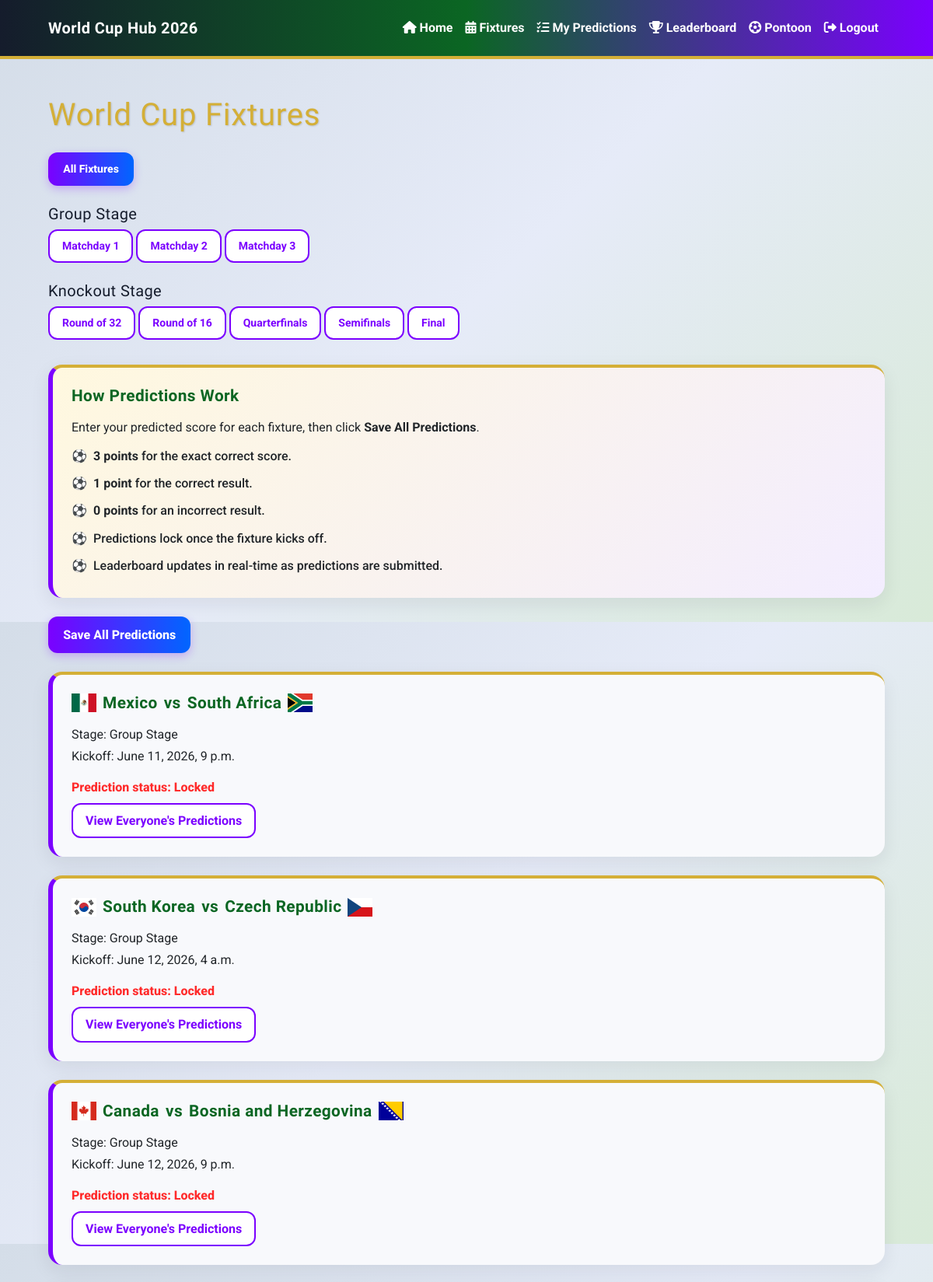
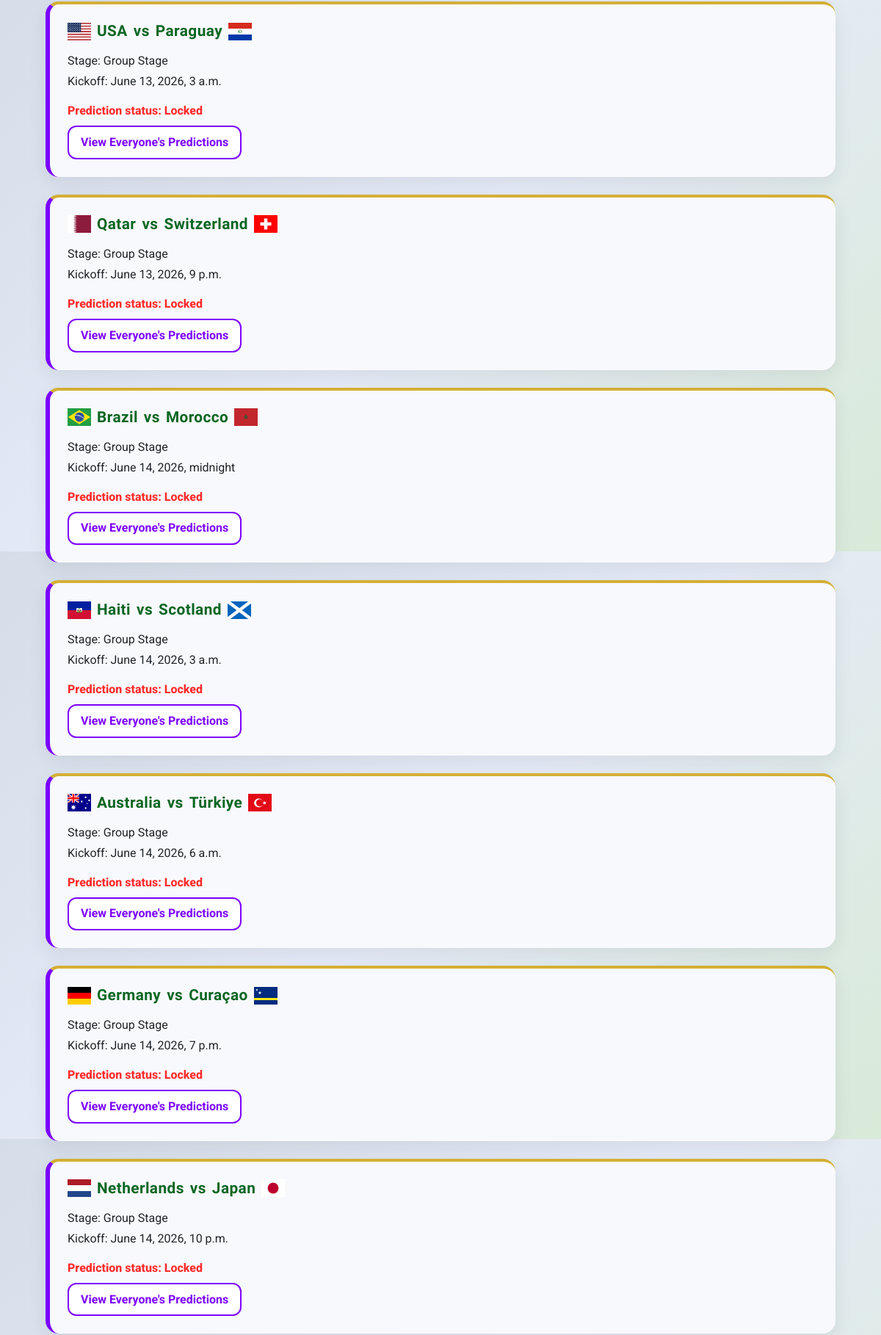
The page /fixtures/ (signed in, upper part) on the database its author committed (2 pictures, top to bottom).
### predictor/models.py (models this page shows, shortened)
class Fixture(models.Model):
    STAGE_CHOICES = [
        ('Group Stage', 'Group Stage'),
        ('Round of 32', 'Round of 32'),
        ('Round of 16', 'Round of 16'),
        ('Quarterfinals', 'Quarterfinals'),
        ('Semifinals', 'Semifinals'),
        ('Final', 'Final'),
    ]
    home_team = models.ForeignKey(
        Team,
        on_delete=models.CASCADE,
        related_name='home_fixtures'
    )
    away_team = models.ForeignKey(
        Team,
        on_delete=models.CASCADE,
        related_name='away_fixtures'
    )
    stadium = models.ForeignKey(
        Stadium,
        on_delete=models.SET_NULL,
        related_name='fixtures',
        null=True,
        blank=True
    )
    stage = models.CharField(max_length=20, choices=STAGE_CHOICES)
    matchday = models.PositiveIntegerField(
        blank=True,
        null=True
    )
    kickoff_time = models.DateTimeField()
    home_team_score = models.PositiveIntegerField(blank=True, null=True)
    away_team_score = models.PositiveIntegerField(blank=True, null=True)
    class Meta:
        ordering = ['kickoff_time']
    def predictions_locked(self):
        lock_time = self.kickoff_time + timedelta(minutes=1)
        return timezone.now() >= lock_time

class Team(models.Model):
    GROUP_CHOICES = [
        ('A', 'Group A'),
        ('B', 'Group B'),
        ('C', 'Group C'),
        ('D', 'Group D'),
        ('E', 'Group E'),
        ('F', 'Group F'),
        ('G', 'Group G'),
        ('H', 'Group H'),
        ('I', 'Group I'),
        ('J', 'Group J'),
        ('K', 'Group K'),
        ('L', 'Group L'),
    ]
    name = models.CharField(max_length=100)
    group = models.CharField(max_length=1, choices=GROUP_CHOICES)
    manager = models.CharField(max_length=100, blank=True, null=True)
    captain = models.CharField(max_length=100, blank=True, null=True)
    best_world_cup_finish = models.CharField(max_length=100, blank=True, null=True)
    best_world_cup_year = models.CharField(max_length=100, blank=True, null=True)
    def __str__(self):
        return self.name

### predictor/views.py (the view)
# urls.py: path("fixtures/", views.fixture_list, name="fixtures"),
@login_required
def fixture_list(request, stage=None, matchday=None):
    stages = Fixture.STAGE_CHOICES
    if matchday:
        fixtures = Fixture.objects.filter(
            stage="Group Stage",
            matchday=matchday
        )
        selected_stage = "Group Stage"
        selected_matchday = matchday
    elif stage:
        fixtures = Fixture.objects.filter(stage=stage)
        selected_stage = stage
        selected_matchday = None
    else:
        fixtures = Fixture.objects.all()
        selected_stage = "all"
        selected_matchday = None
    predictions = Prediction.objects.filter(user=request.user)
    prediction_map = {}
    for prediction in predictions:
        prediction_map[prediction.fixture.id] = prediction
    for fixture in fixtures:
        fixture.user_prediction = prediction_map.get(fixture.id)
    context = {
        "fixtures": fixtures,
        "stages": stages,
        "selected_stage": selected_stage,
        "selected_matchday": selected_matchday,
    }
    return render(request, "predictor/fixture_list.html", context)

### predictor/templates/predictor/fixture_list.html (shortened to what this page needs)
{% extends "base.html" %} {% load static %} {% block title %} Fixtures | World Cup Hub 2026 {% endblock %} {% block content %}
<section class="container py-5">
  <h1 class="mb-4">World Cup Fixtures</h1>
  <div class="mb-4">
    <a href="{% url 'fixtures' %}" class="btn btn-sm mb-2 {% if selected_stage == 'all' %}wc-btn-primary{% else %}btn-outline-primary{% endif %}"> All Fixtures </a>
    <h2 class="h5 mt-3">Group Stage</h2>
    <a href="{% url 'fixtures_by_matchday' 1 %}" class="btn btn-sm mb-2 {% if selected_matchday == 1 %}wc-btn-primary{% else %}btn-outline-primary{% endif %}"> Matchday 1 </a>
    <a href="{% url 'fixtures_by_matchday' 2 %}" class="btn btn-sm mb-2 {% if selected_matchday == 2 %}wc-btn-primary{% else %}btn-outline-primary{% endif %}"> Matchday 2 </a>
    <a href="{% url 'fixtures_by_matchday' 3 %}" class="btn btn-sm mb-2 {% if selected_matchday == 3 %}wc-btn-primary{% else %}btn-outline-primary{% endif %}"> Matchday 3 </a>
    <h2 class="h5 mt-3">Knockout Stage</h2>
    {% for stage_value, stage_label in stages %} {% if stage_value != "Group Stage" %}
    <a href="{% url 'fixtures_by_stage' stage_value %}" class="btn btn-sm mb-2 {% if selected_stage == stage_value %}wc-btn-primary{% else %}btn-outline-primary{% endif %}"> {{ stage_label }} </a>
    {% endif %} {% endfor %}
  </div>
  <div class="card mb-4 fixture-help-card">
    <div class="card-body">
      <h2 class="h5">How Predictions Work</h2>
      <p class="mb-2">
        Enter your predicted score for each fixture, then click
        <strong>Save All Predictions</strong>.
      </p>
      <ul class="instruction-list mb-0">
        <li><strong>3 points</strong> for the exact correct score.</li>
        <li><strong>1 point</strong> for the correct result.</li>
        <li><strong>0 points</strong> for an incorrect result.</li>
        <li>Predictions lock once the fixture kicks off.</li>
        <li>Leaderboard updates in real-time as predictions are submitted.</li>
      </ul>
    </div>
  </div>
  <form method="POST" action="{% url 'save_all_predictions' %}">
    <button type="submit" class="wc-btn-primary mb-4">Save All Predictions</button>
    <div class="row">
      {% for fixture in fixtures %}
      <div class="col-12 mb-4" id="fixture-{{ fixture.id }}">
        <div class="card shadow-sm">
          <div class="card-body">
            <h2 class="h5 d-flex align-items-center flex-wrap gap-2">
              <img src="{% static 'images/flags/' %}{{ fixture.home_team.name|slugify }}.svg" alt="{{ fixture.home_team.name }} flag" width="32" />
              <span>{{ fixture.home_team }}</span>
              <span>vs</span>
              <span>{{ fixture.away_team }}</span>
              <img src="{% static 'images/flags/' %}{{ fixture.away_team.name|slugify }}.svg" alt="{{ fixture.away_team.name }} flag" width="32" />
            </h2>
            <p class="mb-1">Stage: {{ fixture.get_stage_display }}</p>
            <p class="mb-0">Kickoff: {{ fixture.kickoff_time }}</p>
            {% if fixture.predictions_locked %}
            <p class="text-danger mt-3 mb-0">Prediction status: Locked</p>
            <a href="{% url 'fixture_predictions' fixture.id %}" class="wc-btn-outline mt-2"> View Everyone's Predictions </a>
            {% endif %}
          </div>
        </div>
      </div>
      {% empty %}
      <p>No fixtures available.</p>
      {% endfor %}
    </div>
  </form>
</section>
{% endblock %}

### static/css/style.css (style rules this page uses)
:root { --wc-purple: #7b00ff; --wc-blue: #0066ff; --wc-red: #ff2b2b; --wc-green: #00843d; --wc-pitch-green: #0b6623; --wc-gold: #d4af37; --wc-gold-light: #f5d76e; --wc-dark: #151c2c; --wc-light: #eef1ff; --wc-card: #f8f9fc; --wc-white: #ffffff; }
body { background: linear-gradient( 135deg, #d4dde8 0%, #e6ebf8 50%, #d8ead8 100% ); color: var(--wc-dark); font-family: "Roboto", Arial, sans-serif; }
.container { max-width: 1100px; }
h1, h2, h3, h4, h5, .navbar-brand { font-family: "Oswald", sans-serif; letter-spacing: 0.02em; }
h1 { color: var(--wc-gold); text-shadow: 1px 1px 2px rgba(0, 0, 0, 0.15); }
h2, h3, h4, h5 { color: var(--wc-dark); }
.fixture-help-card h2, .pontoon-team-panel h2, .card h2.h5 { color: var(--wc-pitch-green); font-size: 1.3rem; font-weight: 700; margin-bottom: 1rem; }
.card { background: var(--wc-card); border: none; border-top: 4px solid var(--wc-gold); border-radius: 18px; box-shadow: 0 8px 24px rgba(21, 28, 44, 0.08) !important; }
.card-body { padding: 1.5rem; }
.btn-primary, .btn-success, .wc-btn-primary { background: linear-gradient( 90deg, var(--wc-purple), var(--wc-blue) ) !important; border: none !important; border-radius: 12px; box-shadow: 0 4px 12px rgba(123, 0, 255, 0.25); color: var(--wc-white) !important; font-weight: 800; padding: 0.7rem 1.2rem; transition: all 0.3s ease; }
.wc-btn-outline, .btn-outline-primary { background: var(--wc-white); border: 2px solid var(--wc-purple); border-radius: 12px; color: var(--wc-purple); display: inline-block; font-weight: 700; padding: 0.55rem 1rem; text-decoration: none; transition: all 0.3s ease; }
.fixture-help-card { background: linear-gradient( 135deg, #fff8df, #f3edff ); border-left: 6px solid var(--wc-purple) !important; border-radius: 18px; }
.fixture-card, .card.shadow-sm { border-left: 6px solid var(--wc-purple); }
.text-danger { color: var(--wc-red) !important; font-weight: 800; }
.instruction-list { list-style: none; margin-bottom: 0; padding-left: 0; }
.instruction-list li { font-weight: 500; padding: 0.35rem 0; }
.instruction-list li::before { content: "⚽"; margin-right: 0.5rem; }

### rows shown on the page
Fixture: shows a picture, home_team "Mexico", away_team "South Africa", stage "Group Stage", kickoff_time "June 11, 2026, 9 p.m.", shows "Prediction status: Locked"
Fixture: shows a picture, home_team "South Korea", away_team "Czech Republic", stage "Group Stage", kickoff_time "June 12, 2026, 4 a.m.", shows "Prediction status: Locked"
Fixture: shows a picture, home_team "Canada", away_team "Bosnia and Herzegovina", stage "Group Stage", kickoff_time "June 12, 2026, 9 p.m.", shows "Prediction status: Locked"
Fixture: shows a picture, home_team "USA", away_team "Paraguay", stage "Group Stage", kickoff_time "June 13, 2026, 3 a.m.", shows "Prediction status: Locked"
Fixture: shows a picture, home_team "Qatar", away_team "Switzerland", stage "Group Stage", kickoff_time "June 13, 2026, 9 p.m.", shows "Prediction status: Locked"
Fixture: shows a picture, home_team "Brazil", away_team "Morocco", stage "Group Stage", kickoff_time "June 14, 2026, midnight", shows "Prediction status: Locked"
Fixture: shows a picture, home_team "Haiti", away_team "Scotland", stage "Group Stage", kickoff_time "June 14, 2026, 3 a.m.", shows "Prediction status: Locked"
Fixture: shows a picture, home_team "Australia", away_team "Türkiye", stage "Group Stage", kickoff_time "June 14, 2026, 6 a.m.", shows "Prediction status: Locked"
Fixture: shows a picture, home_team "Germany", away_team "Curaçao", stage "Group Stage", kickoff_time "June 14, 2026, 7 p.m.", shows "Prediction status: Locked"
Fixture: shows a picture, home_team "Netherlands", away_team "Japan", stage "Group Stage", kickoff_time "June 14, 2026, 10 p.m.", shows "Prediction status: Locked"

### other values the page prints
{{ stage_label }} "Round of 32" "Round of 16" "Quarterfinals" "Semifinals" "Final"
